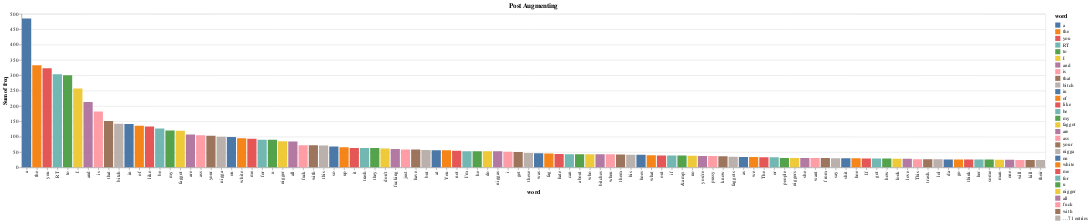

The notebook cell this image was saved under:
### Code cell
DeepnoteChart(counters2, """{"layer":[{"layer":[{"mark":{"clip":true,"type":"bar","tooltip":true},"encoding":{"x":{"axis":{"title":"word"},"sort":null,"type":"nominal","field":"word","scale":{"type":"linear"}},"y":{"sort":null,"type":"quantitative","field":"freq","scale":{"type":"linear"},"format":{"type":"default","decimals":null},"aggregate":"sum","formatType":"numberFormatFromNumberType"},"color":{"sort":null,"type":"nominal","field":"word","scale":{"scheme":"tableau10"}}}}]}],"title":"Post Augmenting","config":{"legend":{}},"$schema":"https://vega.github.io/schema/vega-lite/v5.json","encoding":{}}""")

### Figure 1 — Vega-Lite specification as saved in the notebook (floating-point values rounded to 4 significant figures)
{"layer": [{"layer": [{"mark": {"clip": true, "type": "bar", "tooltip": true}, "encoding": {"x": {"axis": {"title": "word"}, "sort": null, "type": "nominal", "field": "word", "scale": {"type": "linear"}}, "y": {"sort": null, "type": "quantitative", "field": "freq", "scale": {"type": "linear"}, "format": {"type": "default", "decimals": null}, "aggregate": "sum", "formatType": "numberFormatFromNumberType"}, "color": {"sort": null, "type": "nominal", "field": "word", "scale": {"scheme": "tableau10"}}}}]}], "title": "Post Augmenting", "config": {"legend": {}}, "$schema": "https://vega.github.io/schema/vega-lite/v5.json", "encoding": {}, "data": {"values": [{"word": "a", "freq": 485}, {"word": "the", "freq": 333}, {"word": "you", "freq": 323}, {"word": "RT", "freq": 303}, {"word": "to", "freq": 300}, {"word": "I", "freq": 257}, {"word": "and", "freq": 213}, {"word": "is", "freq": 182}, {"word": "that", "freq": 151}, {"word": "bitch", "freq": 142}, {"word": "in", "freq": 141}, {"word": "of", "freq": 136}, {"word": "like", "freq": 133}, {"word": "be", "freq": 127}, {"word": "my", "freq": 120}, {"word": "faggot", "freq": 119}, {"word": "are", "freq": 107}, {"word": "ass", "freq": 105}, {"word": "your", "freq": 103}, {"word": "nigga", "freq": 100}, {"word": "on", "freq": 99}, {"word": "white", "freq": 95}, {"word": "me", "freq": 93}, {"word": "for", "freq": 90}, {"word": "u", "freq": 90}, {"word": "nigger", "freq": 85}, {"word": "all", "freq": 84}, {"word": "fuck", "freq": 72}, {"word": "with", "freq": 72}, {"word": "this", "freq": 71}, {"word": "so", "freq": 68}, {"word": "up", "freq": 66}, {"word": "it", "freq": 63}, {"word": "trash", "freq": 63}, {"word": "they", "freq": 63}, {"word": "don't", "freq": 62}, {"word": "fucking", "freq": 60}, {"word": "just", "freq": 58}, {"word": "have", "freq": 58}, {"word": "but", "freq": 57}, {"word": "at", "freq": 56}, {"word": "You", "freq": 56}, {"word": "not", "freq": 54}, {"word": "I'm", "freq": 53}, {"word": "he", "freq": 53}, {"word": "do", "freq": 53}, {"word": "niggas", "freq": 53}, {"word": "i", "freq": 51}, {"word": "get", "freq": 50}, {"word": "these", "freq": 47}, {"word": "was", "freq": 46}, {"word": "fag", "freq": 45}, {"word": "hate", "freq": 44}, {"word": "can", "freq": 43}, {"word": "about", "freq": 43}, {"word": "who", "freq": 43}, {"word": "bitches", "freq": 43}, {"word": "when", "freq": 43}, {"word": "them", "freq": 42}, {"word": "his", "freq": 41}, {"word": "hoes", "freq": 41}, {"word": "what", "freq": 40}, {"word": "out", "freq": 39}, {"word": "if", "freq": 39}, {"word": "&amp;", "freq": 39}, {"word": "no", "freq": 38}, {"word": "you're", "freq": 37}, {"word": "pussy", "freq": 37}, {"word": "know", "freq": 36}, {"word": "faggots", "freq": 35}, {"word": "as", "freq": 34}, {"word": "we", "freq": 34}, {"word": "The", "freq": 33}, {"word": "or", "freq": 33}, {"word": "people", "freq": 31}, {"word": "niggers", "freq": 31}, {"word": "she", "freq": 31}, {"word": "want", "freq": 31}, {"word": "from", "freq": 31}, {"word": "say", "freq": 30}, {"word": "shit", "freq": 30}, {"word": "hoe", "freq": 30}, {"word": "If", "freq": 29}, {"word": "got", "freq": 29}, {"word": "how", "freq": 29}, {"word": "look", "freq": 28}, {"word": "love", "freq": 28}, {"word": "This", "freq": 27}, {"word": "trash.", "freq": 27}, {"word": "lol", "freq": 27}, {"word": "da", "freq": 26}, {"word": "go", "freq": 26}, {"word": "think", "freq": 26}, {"word": "her", "freq": 26}, {"word": "some", "freq": 26}, {"word": "man", "freq": 25}, {"word": "one", "freq": 25}, {"word": "will", "freq": 24}, {"word": "kill", "freq": 24}, {"word": "their", "freq": 24}]}}
